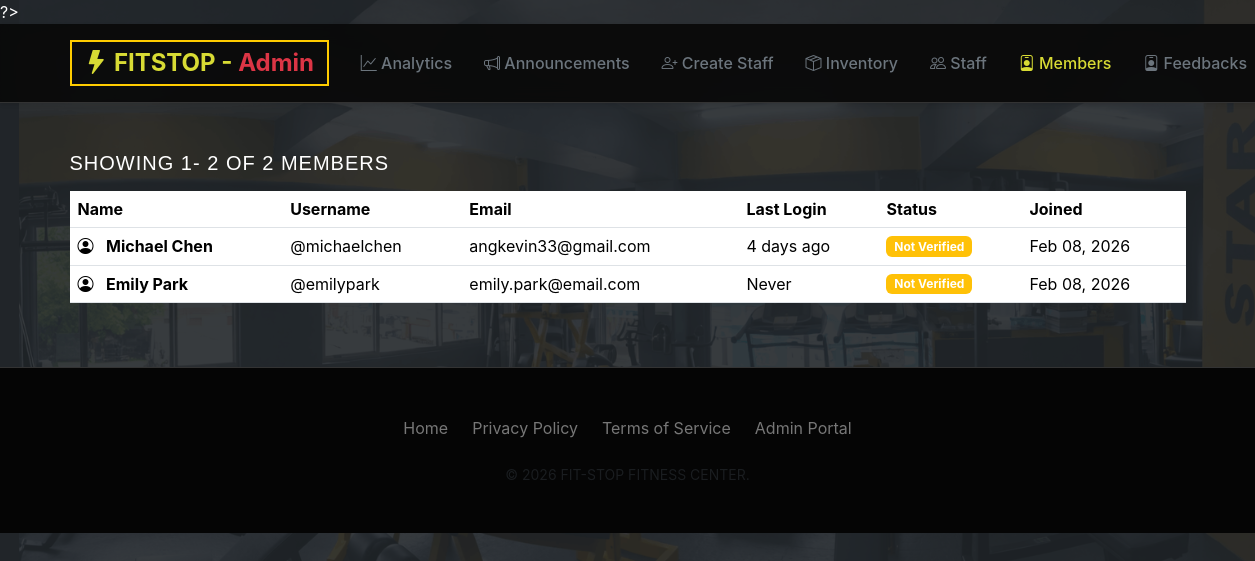
Before: /admin/view_members.php (signed in) with the older database file.
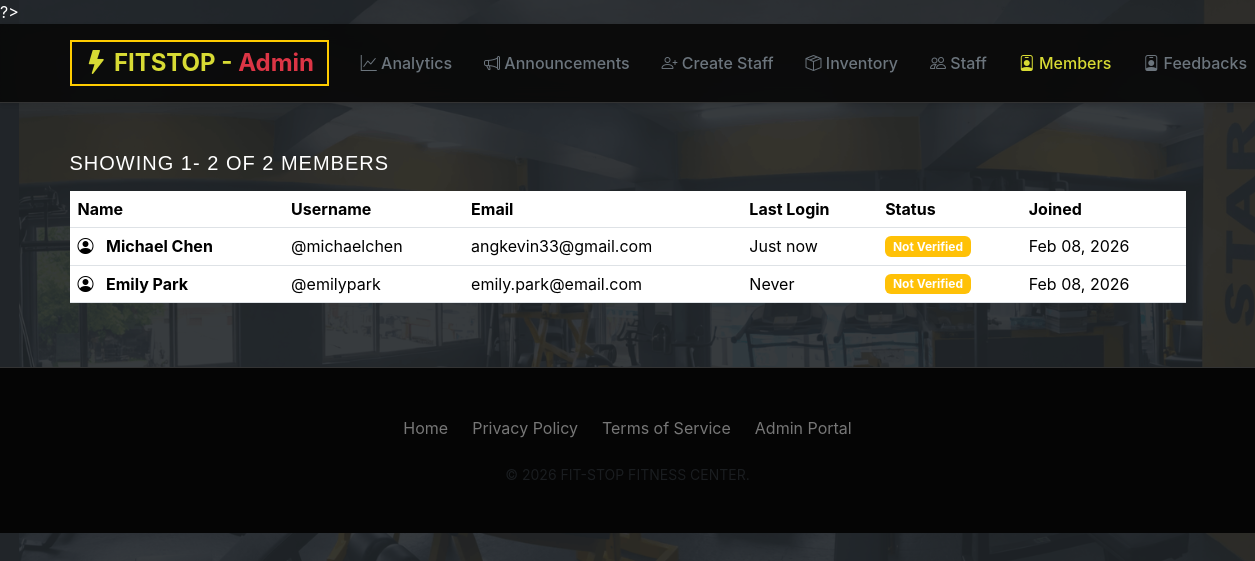
After: the same page with the newer database file.
### tables this page shows
CREATE TABLE "users" (   id INTEGER PRIMARY KEY AUTOINCREMENT,   username VARCHAR(50) NOT NULL UNIQUE,   first_name VARCHAR(50) NOT NULL,   last_name VARCHAR(50) NOT NULL,   email VARCHAR(100) NOT NULL UNIQUE,   password VARCHAR(255) NOT NULL,   user_type VARCHAR(50),   verification_code VARCHAR(50) DEFAULT NULL,   verification_code_expiration TIMESTAMP DEFAULT NULL,   is_verified BOOLEAN DEFAULT FALSE,   profile_picture BLOB,   last_logged_in TIMESTAMP DEFAULT NULL,   created_at TIMESTAMP DEFAULT CURRENT_TIMESTAMP,   updated_at TIMESTAMP DEFAULT CURRENT_TIMESTAMP , "points" INTEGER NOT NULL DEFAULT 0);

### admin/view_members.php (the view, shortened to what this page needs)
<?php
include("../login/connection.php");
$records_per_page = 10;
$page = isset($_GET['page']) ? (int) $_GET['page'] : 1;
$offset = ($page - 1) * $records_per_page;
$total_query = $pdo->query("SELECT COUNT(*) as total FROM users WHERE user_type = 'user'");
$total_records = $total_query->fetch()['total'];
$stmt = $pdo->prepare("SELECT id, username, first_name, last_name, email, last_logged_in, is_verified, created_at
                       FROM users
                       WHERE user_type = 'user'
                       ORDER BY created_at DESC
                       LIMIT :limit OFFSET :offset");
$stmt->bindValue(':limit', $records_per_page, PDO::PARAM_INT);
$stmt->bindValue(':offset', $offset, PDO::PARAM_INT);
$stmt->execute();
$members = $stmt->fetchAll();
function timeAgo($datetime)
{
    if (!$datetime)
        return 'Never';
    $time = strtotime($datetime);
    $diff = time() - $time;
    if ($diff < 60)
        return 'Just now';
    if ($diff < 604800)
        return floor($diff / 86400) . ' days ago';
    return date('M d, Y', $time);
}
?>
<!DOCTYPE html>
<html>
<head>
    <link href="https://cdn.jsdelivr.net/npm/bootstrap@5.3.8/dist/css/bootstrap.min.css" rel="stylesheet"
>
    <link rel="stylesheet" href="styles.css">
    <link href="../styles.css" rel="stylesheet">
    <link rel="stylesheet" href="https://cdnjs.cloudflare.com/ajax/libs/font-awesome/6.4.0/css/all.min.css">
    <link rel="stylesheet" href="https://cdn.jsdelivr.net/npm/bootstrap-icons@1.11.0/font/bootstrap-icons.css">
</head>
<body class="bg-dark">
    <?php include('includes/header_admin.php') ?>
    <div class="container py-5">
        <div class="members-card">
            <div class="d-flex justify-content-between align-items-center mb-3">
                <h5 class="mb-0">
                    Showing
                    <?php echo min($offset + 1, $total_records); ?>-
                    <?php echo min($offset + $records_per_page, $total_records); ?> of
                    <?php echo $total_records; ?> members
                </h5>
            </div>
            <div class="table-responsive">
                <table class="table table-hover">
                    <thead>
                        <tr>
                            <th>Name</th>
                            <th>Username</th>
                            <th>Email</th>
                            <th>Last Login</th>
                            <th>Status</th>
                            <th>Joined</th>
                        </tr>
                    </thead>
                    <tbody>
                        <?php
                        if (count($members) > 0) {
                            foreach ($members as $member) {
                                $full_name = htmlspecialchars($member['first_name'] . ' ' . $member['last_name']);
                                $username = htmlspecialchars($member['username']);
                                $email = htmlspecialchars($member['email']);
                                $last_login = timeAgo($member['last_logged_in']);
                                $joined = date('M d, Y', strtotime($member['created_at']));
                                $status_badge = $member['is_verified']
                                    ? "<span class='badge bg-success'>Active</span>"
                                    : "<span class='badge bg-warning'>Not Verified</span>";
                                echo "
                                <tr>
                                    <td>
                                        <i class='bi bi-person-circle me-2'></i>
                                        <strong>$full_name</strong>
                                    </td>
                                    <td>@$username</td>
                                    <td>$email</td>
                                    <td>$last_login</td>
                                    <td>$status_badge</td>
                                    <td>$joined</td>
                                </tr>
                                ";
                            }
                        } else {
                            echo "
                            <tr>
                                <td colspan='6' class='text-center text-muted py-4'>No members found</td>
                            </tr>
                            ";
                        }
                        ?>
                    </tbody>
                </table>
            </div>
        </div>
    </div>
    <?php include('includes/footer_admin.php') ?>
</body>
</html>

Changed rows visible on the page:
changed users "Michael Chen": last_logged_in "4 days ago" → "Just now"
